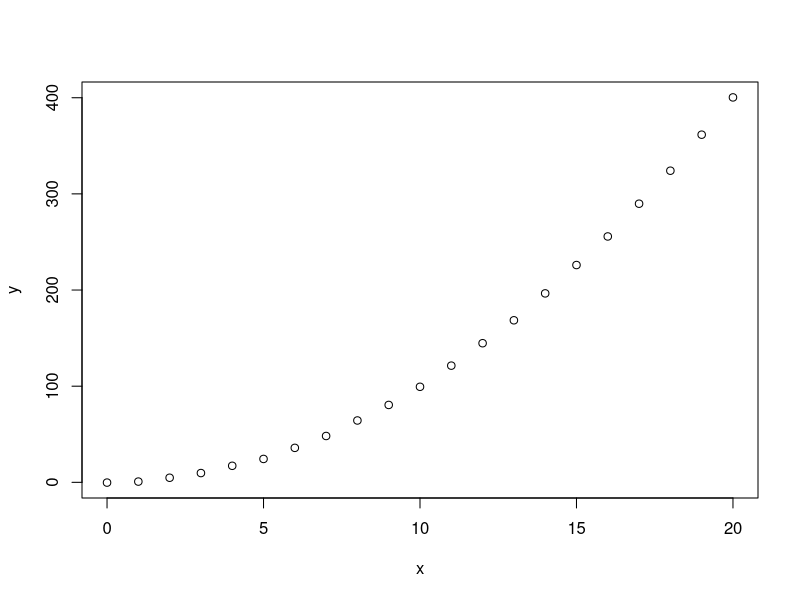
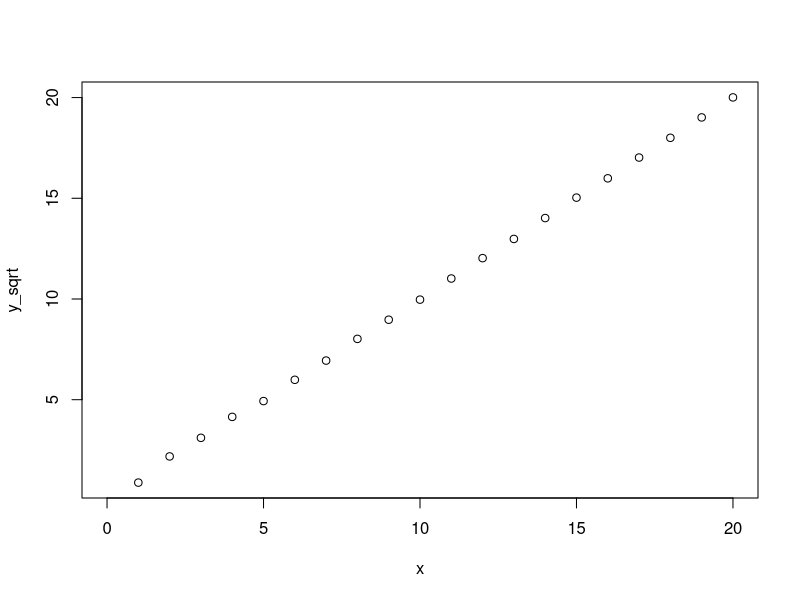

These charts were generated, in order, by the following R code:
# non-linear relationship between two variables
x <- 0:20
y <- x^2 + rnorm(21) * 0.5

# plot
plot(x, y)

# we can see, it is not a straight line anymore

# what we can do ? transform it !

y_sqrt <- sqrt(y)

plot(x, y_sqrt)
# almost a straight line

# let's take a look at the original data
summary(lm(y ~ x))

# R is 0.93, but the linear model would be a bad fit !

# Thanks for watching !